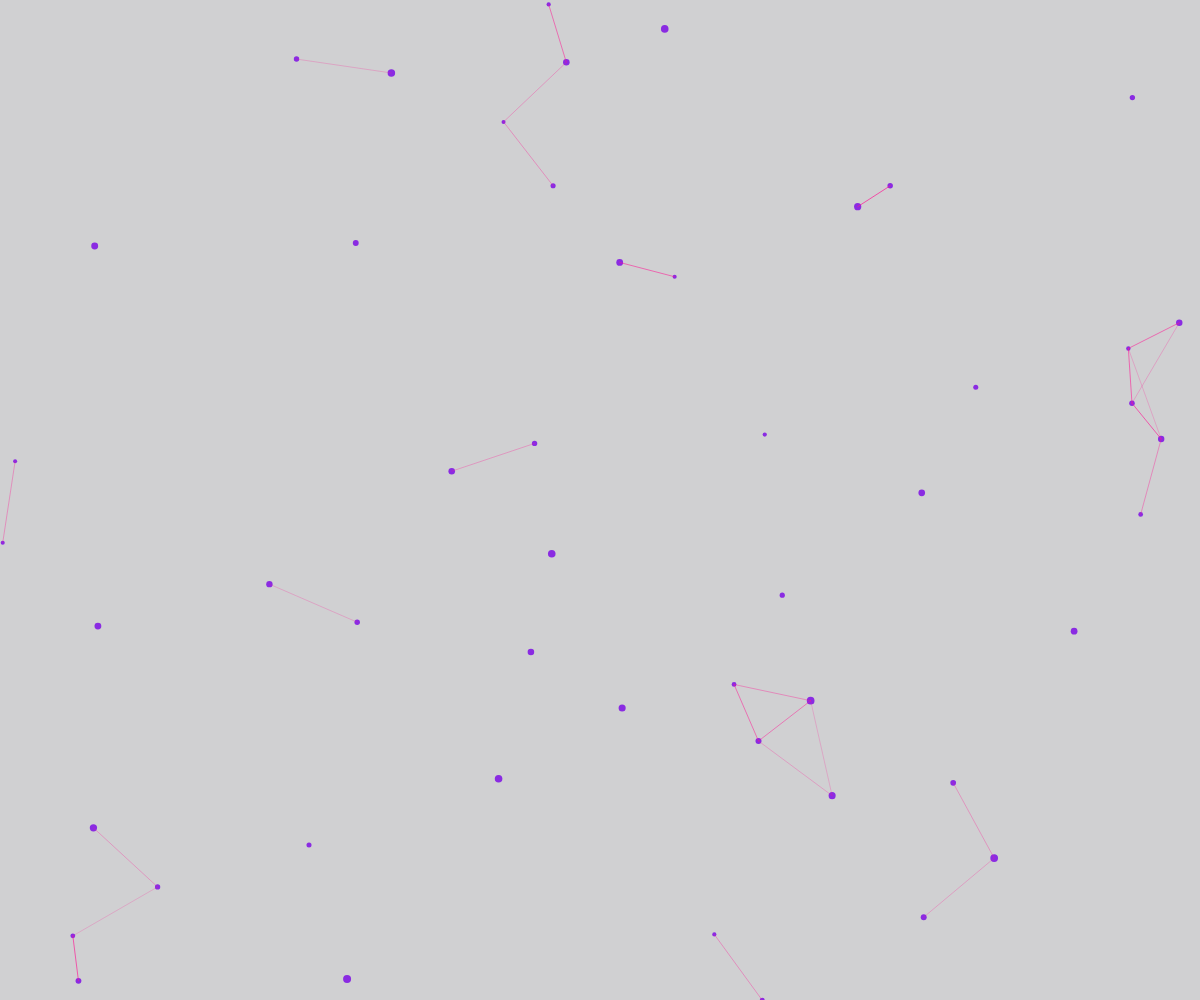
Frame 1 (no input)
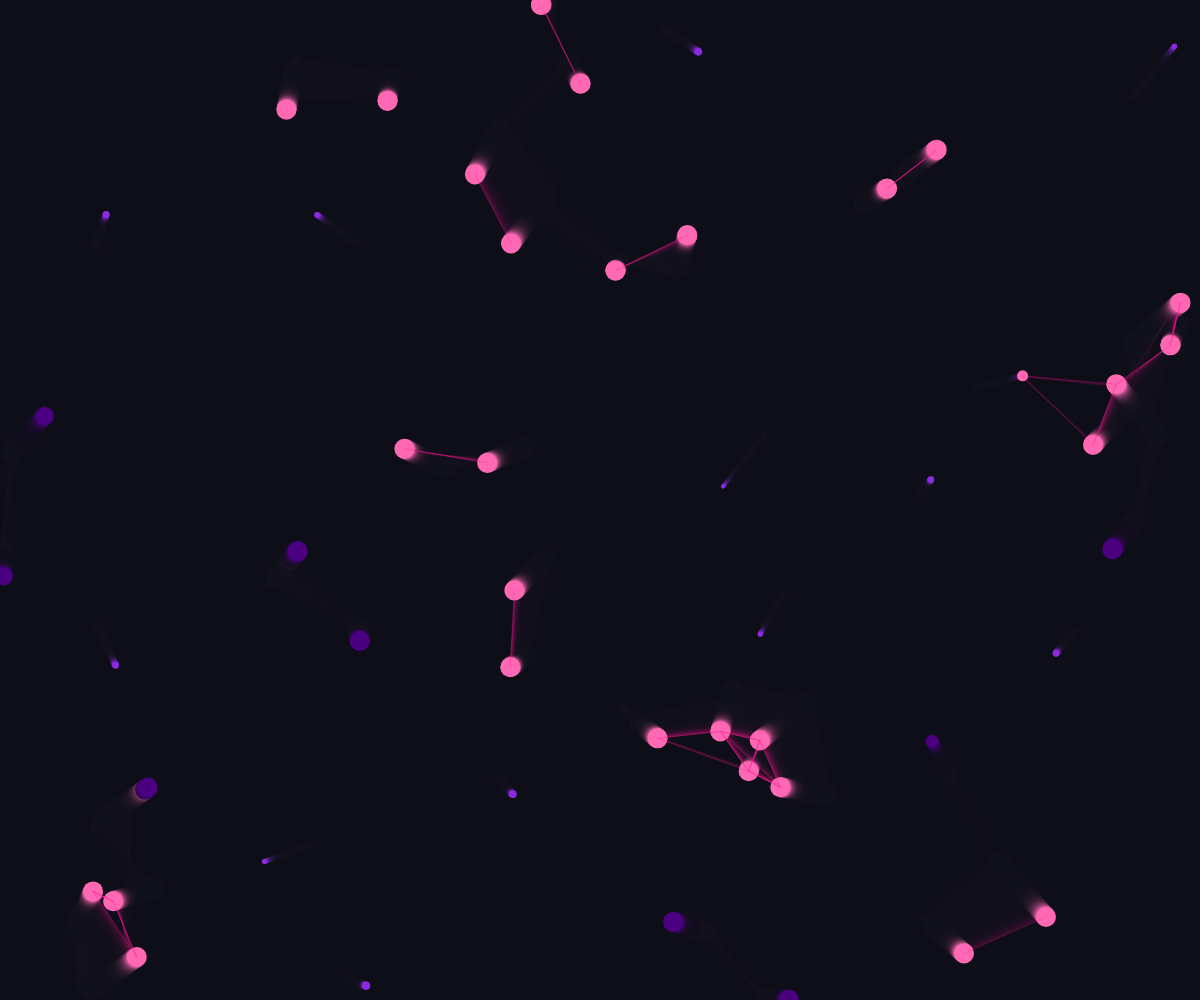
Frame 60 (no input)
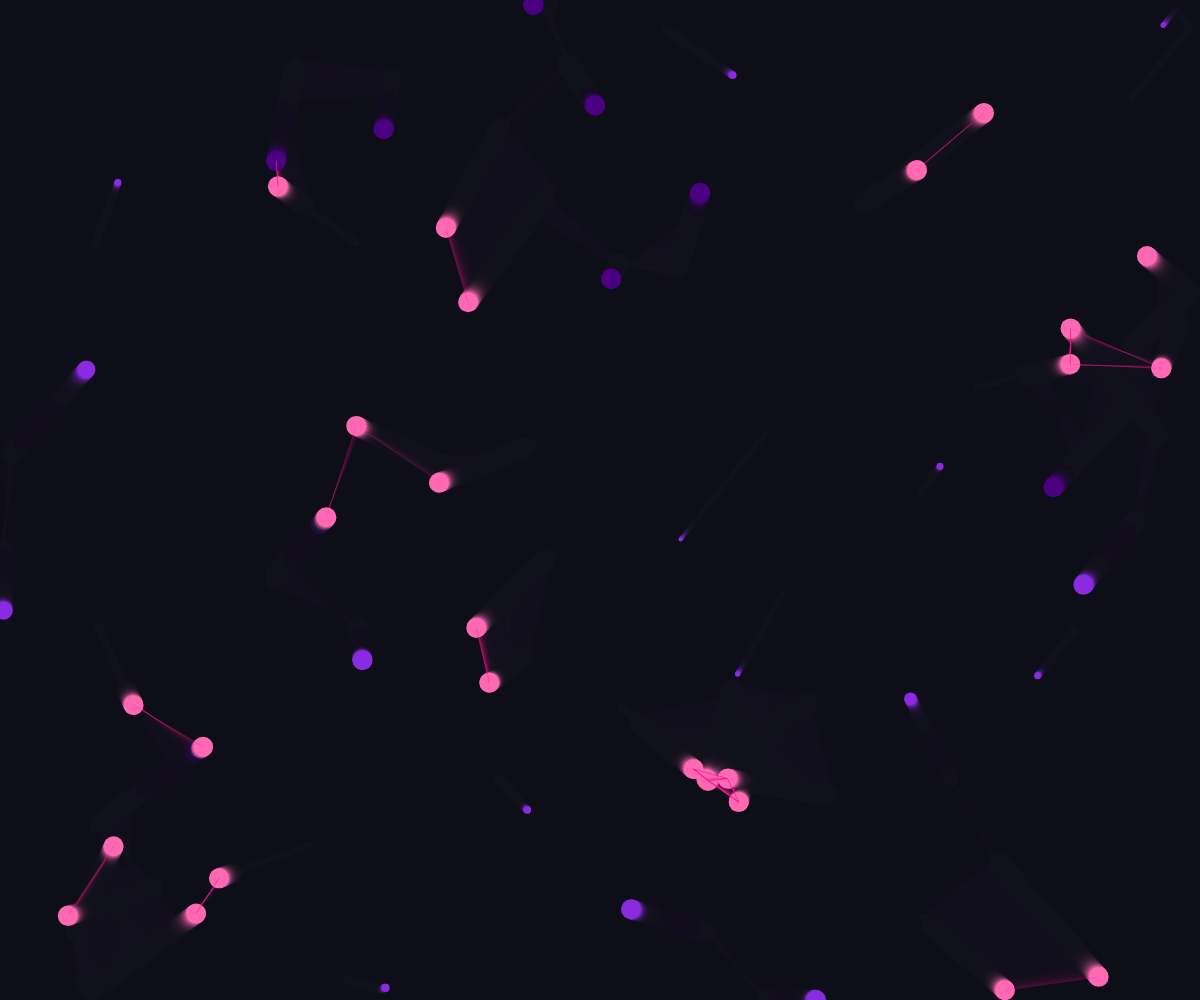
Frame 120 (the mouse pressed at the canvas centre since frame 60)

The p5.js sketch that drew these frames (run headless with seeded random() and noise() and a simulated clock; from frame 60 on, the mouse is pressed at the canvas centre):

// p5.js sketch
// ── sketch.js
let neurons = [];
let numNeurons = 50;
let connectionCounts = {};
let neuronConnections = {};

function setup() {
  createCanvas(windowWidth, windowHeight);
  for (let i = 0; i < numNeurons; i++) {
    neurons.push(new Neuron(random(width), random(height)));
    neuronConnections[i] = 0;
  }
}

function draw() {
  background(20, 20, 30, 50);
  
  for (let neuron of neurons) {
    neuron.update();
    neuron.show();
  }
  
  connectionCounts = {};
  for (let i = 0; i < neurons.length; i++) {
    for (let j = i + 1; j < neurons.length; j++) {
      let d = dist(neurons[i].x, neurons[i].y, neurons[j].x, neurons[j].y);
      if (d < 100) {
        let key = `${i}-${j}`;
        if (!connectionCounts[key]) {
          connectionCounts[key] = 1;
        } else {
          connectionCounts[key]++;
        }
        
        neuronConnections[i]++;
        neuronConnections[j]++;
        
        let thickness = map(connectionCounts[key], 1, 10, 1, 4);
        strokeWeight(thickness);
        stroke(255, 20, 147, map(d, 0, 100, 255, 50));
        line(neurons[i].x, neurons[i].y, neurons[j].x, neurons[j].y);
        
        if (!neurons[i].isDeactivated && neuronConnections[i] > 3) {
          neurons[i].firePulse();
        }
        if (!neurons[j].isDeactivated && neuronConnections[j] > 3) {
          neurons[j].firePulse();
        }
      }
    }
  }
}

class Neuron {
  constructor(x, y) {
    this.x = x;
    this.y = y;
    this.vx = random(-1, 1);
    this.vy = random(-1, 1);
    this.baseSize = random(4, 8);
    this.size = this.baseSize;
    this.baseColor = color(138, 43, 226);
    this.isFiring = false;
    this.isDeactivated = false;
    this.fireTime = 0;
    this.deactivateTime = 0;
  }
  
  update() {
    this.x += this.vx;
    this.y += this.vy;
    
    if (this.x < 10 || this.x > width - 10) this.vx *= -1;
    if (this.y < 10 || this.y > height - 10) this.vy *= -1;
    
    let connectionSizeBoost = map(neuronConnections[neurons.indexOf(this)], 0, 10, 0, 10);
    this.size = constrain(this.baseSize + connectionSizeBoost, 4, 20);
    
    if (this.isFiring && millis() - this.fireTime > 200) {
      this.isFiring = false;
      this.isDeactivated = true;
      this.deactivateTime = millis();
    }
    
    if (this.isDeactivated && millis() - this.deactivateTime > 1000) {
      this.isDeactivated = false;
    }
  }
  
  show() {
    if (this.isDeactivated) {
      fill(75, 0, 130);
    } else if (this.isFiring) {
      fill(255, 105, 180);
    } else {
      fill(this.baseColor);
    }
    noStroke();
    ellipse(this.x, this.y, this.size);
  }
  
  firePulse() {
    this.isFiring = true;
    this.fireTime = millis();
  }
}
